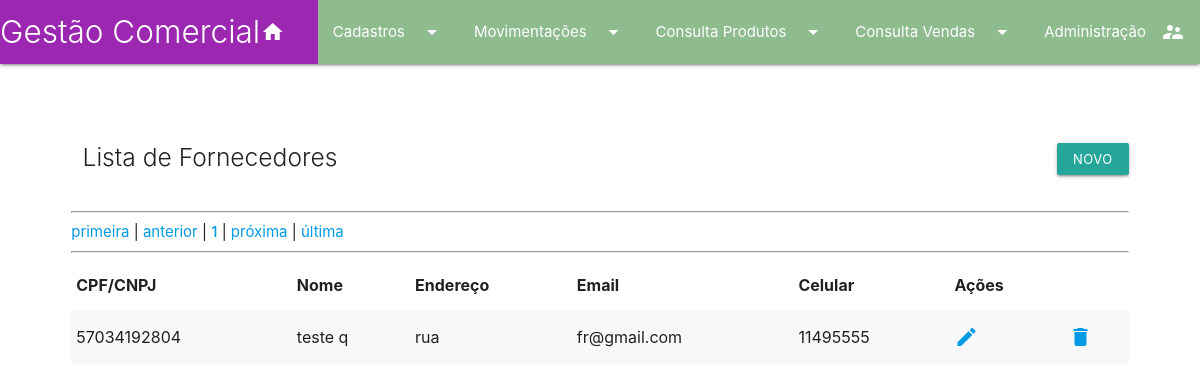
The app's page /lista_fornece.php with its own data.
### tables this page shows
CREATE TABLE `tb_fornecedores` (
  `id` int(11) NOT NULL,
  `cpf_cnpj` varchar(16) NOT NULL,
  `nome` varchar(100) NOT NULL,
  `endereco` varchar(100) DEFAULT NULL,
  `bairro` varchar(50) DEFAULT NULL,
  `cidade` varchar(50) DEFAULT NULL,
  `estado` varchar(2) DEFAULT NULL,
  `cep` varchar(9) DEFAULT NULL,
  `email` varchar(100) NOT NULL,
  `telefone` varchar(15) DEFAULT NULL,
  `celular` varchar(15) DEFAULT NULL,
  `operador` int(11) DEFAULT NULL,
  `datatual` date DEFAULT NULL
);

### banco_de_dados/readfor.php (the view, shortened to what this page needs)
<?php
include_once 'conexao.php';
$quantidade = 7;
$pagina     = (isset($_GET['pagina'])) ? (int)$_GET['pagina'] : 1;
$inicio     = ($quantidade * $pagina) - $quantidade;
$strsql ="select id, cpf_cnpj, nome, endereco, email, celular from tb_fornecedores ORDER BY nome LIMIT $inicio, $quantidade";
$querySelect = $link->query($strsql);
while ($registros = $querySelect->fetch_assoc()):
    $id = $registros['id'];
    $cpf_cnpj = $registros['cpf_cnpj'];
    $nome = $registros['nome'];
    $endereco = $registros['endereco'];
    $email = $registros['email'];
    $celular = $registros['celular'];
    echo "<tr>";
    echo "<td>$cpf_cnpj</td>";
    echo "<td>$nome</td>";
    echo "<td>$endereco</td>";
    echo "<td>$email</td>";
    echo "<td>$celular</td>";
    echo "<td><a href='editarFor.php?id=$id'><i class='material-icons'>edit</i></td>";
    echo "<td><a href='../banco_de_dados/deletefor.php?id=";
    echo $id . "&tabela=tb_fornecedores&retorno=../public/lista_fornece.php' ";
    echo ' OnClick=" javascript:return confirm(\'Deseja mesmo excluir o fornecedor:\n ' . $nome . ' ?\');">';
    echo "<i class='material-icons'>delete</i>";
    echo "</td>
</tr>";
endwhile;
include_once 'paginacao.php';
?>

### records on screen
tb_fornecedores: cpf_cnpj "57034192804", nome "teste q", endereco "rua", email "fr@gmail.com", celular "11495555"

### other values on screen
$pagina "1"
